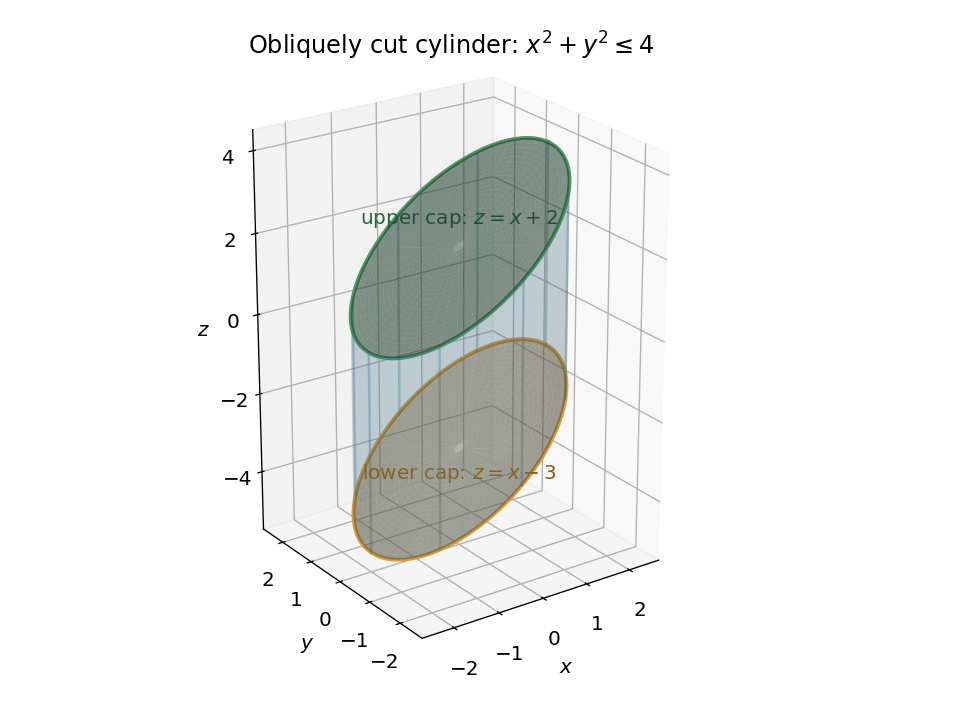

This figure's Python source:
"""Draw the solution geometry; tested with Python 3.14, NumPy 2.3.5, Matplotlib 3.10.7."""
from pathlib import Path
import matplotlib
matplotlib.use("Agg")
import matplotlib.pyplot as plt
import numpy as np

plt.rcParams.update({"font.size": 12, "figure.facecolor": "white"})
fig = plt.figure(figsize=(8, 6), dpi=120, facecolor="white")
ax = fig.add_subplot(projection="3d", facecolor="white")
theta = np.linspace(0, 2 * np.pi, 161)
s = np.linspace(-3, 2, 35)
th, offset = np.meshgrid(theta, s)
x, y = 2 * np.cos(th), 2 * np.sin(th)
ax.plot_surface(x, y, x + offset, color="#65a5c6", alpha=0.17, linewidth=0)
th, rho = np.meshgrid(theta, np.linspace(0, 2, 24))
x, y = rho * np.cos(th), rho * np.sin(th)
for offset, color in [(-3, "#d99c39"), (2, "#4f9b65")]:
    ax.plot_surface(x, y, x + offset, color=color, alpha=0.48, linewidth=0)
    ax.plot(2 * np.cos(theta), 2 * np.sin(theta), 2 * np.cos(theta) + offset,
            color=color, linewidth=2.3)
for angle in np.linspace(0, 2 * np.pi, 9)[:-1]:
    x0, y0 = 2 * np.cos(angle), 2 * np.sin(angle)
    ax.plot([x0, x0], [y0, y0], [x0 - 3, x0 + 2], color="#44758b", alpha=0.35)
ax.text(0, 0, 2.55, r"upper cap: $z=x+2$", ha="center", color="#246638")
ax.text(0, 0, -3.8, r"lower cap: $z=x-3$", ha="center", color="#8b5a0c")
ax.set(xlabel="$x$", ylabel="$y$", zlabel="$z$", xlim=(-2.7, 2.7),
       ylim=(-2.7, 2.7), zlim=(-5.5, 4.5), title=r"Obliquely cut cylinder: $x^2+y^2\leq4$")
ax.set_box_aspect((1, 1, 1.5))
ax.view_init(elev=23, azim=-125)
fig.subplots_adjust(left=0.02, right=0.92, bottom=0.10, top=0.91)
fig.savefig(Path.cwd() / Path(__file__).with_suffix(".png").name,
            facecolor="white", transparent=False)
plt.close(fig)
